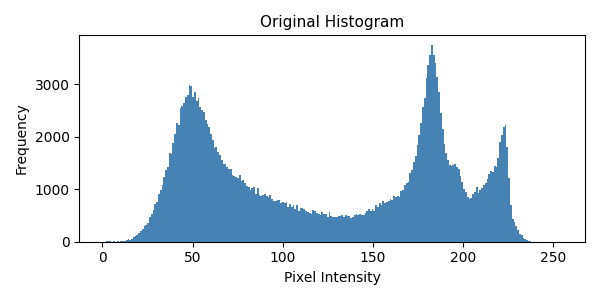
#> input picture results/result_1/original_hist.png, 600 x 300 px
$ python encrypt.py
#> lines starting #> are read from the running program, lines starting #| are printed output that depends on the picture
### core/crypto/ecc_ops.py
"""
Elliptic Curve operations over NIST P-256.

Uses:
  • Jacobian projective coordinates  — eliminates expensive modular inverses
                                       during point addition/doubling
  • 4-bit sliding window scalar mult  — ~3x faster than binary double-and-add

y² = x³ + ax + b  (mod p)

Security: based on the Elliptic Curve Discrete Logarithm Problem (ECDLP).
Key generation: K = k·G  where k = private key, G = base point, K = public key.

Note: BrainpoolP512r1 is ~4–6× slower than P-256 in pure Python (larger field).
      P-256 is used here for practical speed while retaining strong security.
      To use BrainpoolP512r1 replace the curve constants below.
"""

# ── NIST P-256 (secp256r1) curve parameters ──────────────────────────────────
p  = 0xFFFFFFFF00000001000000000000000000000000FFFFFFFFFFFFFFFFFFFFFFFF
a  = (-3) % p
b  = 0x5AC635D8AA3A93E7B3EBBD55769886BC651D06B0CC53B0F63BCE3C3E27D2604B
Gx = 0x6B17D1F2E12C4247F8BCE6E563A440F277037D812DEB33A0F4A13945D898C296
Gy = 0x4FE342E2FE1A7F9B8EE7EB4A7C0F9E162BCE33576B315ECECBB6406837BF51F5
n  = 0xFFFFFFFF00000000FFFFFFFFFFFFFFFFBCE6FAADA7179E84F3B9CAC2FC632551   # group order
G  = (Gx, Gy)


# ── Jacobian point arithmetic ─────────────────────────────────────────────────

def _pdbl(P):
    """Point doubling in Jacobian coordinates."""
    if P is None:
        return None
    X1, Y1, Z1 = P
    if Y1 == 0:
        return None
    Y1sq = Y1 * Y1 % p
    S     = 4 * X1 * Y1sq % p
    M     = (3 * X1 * X1 + a * pow(Z1, 4, p)) % p
    X3    = (M * M - 2 * S) % p
    Y3    = (M * (S - X3) - 8 * Y1sq * Y1sq) % p
    Z3    = 2 * Y1 * Z1 % p
    return (X3, Y3, Z3)


def _padd(P, Q):
    """Point addition in Jacobian coordinates."""
    if P is None: return Q
    if Q is None: return P
    X1, Y1, Z1 = P
    X2, Y2, Z2 = Q
    Z1s = Z1 * Z1 % p;  Z2s = Z2 * Z2 % p
    U1  = X1 * Z2s % p; U2  = X2 * Z1s % p
    S1  = Y1 * Z2s * Z2 % p
    S2  = Y2 * Z1s * Z1 % p
    H   = (U2 - U1) % p
    R   = (S2 - S1) % p
    if H == 0:
        return _pdbl(P) if R == 0 else None
    H2  = H * H % p;   H3 = H * H2 % p
    X3  = (R * R - H3 - 2 * U1 * H2) % p
    Y3  = (R * (U1 * H2 - X3) - S1 * H3) % p
    Z3  = H * Z1 % p * Z2 % p
    return (X3, Y3, Z3)


def _to_affine(P):
    """Convert Jacobian (X:Y:Z) → affine (x, y)."""
    if P is None:
        return None
    X, Y, Z = P
    Zi  = pow(Z, -1, p)
    Zi2 = Zi * Zi % p
    return (X * Zi2 % p, Y * Zi2 * Zi % p)


# ── Windowed scalar multiplication (w=4) ─────────────────────────────────────

_W = 4  # window width — 4 gives best speed/precomputation tradeoff

def _precompute_table(affine_point):
    """
    Precompute odd multiples 1·P, 3·P, 5·P … (2^(w-1)-1)·P in Jacobian form.
    Used by windowed scalar multiplication.
    """
    size  = 1 << (_W - 1)           # 8 entries for w=4
    table = [None] * size
    JP    = (affine_point[0], affine_point[1], 1)
    table[0] = JP
    P2    = _pdbl(JP)               # 2P
    for i in range(1, size):
        table[i] = _padd(table[i - 1], P2)
    return table


def scalar_mult(k, affine_point, _table=None):
    """
    Compute k·P using 4-bit sliding window over Jacobian coords.
    Returns affine (x, y).
    """
    if k == 0:
        return None
    k = k % n
    if _table is None:
        _table = _precompute_table(affine_point)

    R     = None
    bits  = k.bit_length()
    i     = bits - 1

    while i >= 0:
        R = _pdbl(R)
        # extract 4-bit window starting at bit i
        shift   = max(i - _W + 1, 0)
        window  = (k >> shift) & ((1 << _W) - 1)
        if window:
            idx = window >> 1          # index into odd multiples
            if idx < len(_table):
                R = _padd(R, _table[idx])
            i -= _W
        else:
            i -= 1

    return _to_affine(R)


# ── Key generation ────────────────────────────────────────────────────────────

def generate_keys():
    """
    Generate ECC key pair.
      private_key k  ∈ [1, n-1]
      public_key  K  = k·G  (affine point)
    Returns (private_key, public_key, public_table)
    where public_table is the precomputed window table for the public key.
    """
    import random
    k = random.randrange(1, n - 1)
    K = scalar_mult(k, G)
    # Precompute window table for the public key — reused across all pixel encryptions
    pub_table = _precompute_table(K)
    return k, K, pub_table

### core/crypto/ecc_elgamal.py
"""
ECC ElGamal per-pixel encryption.

For each pixel M (0–255):
  1. Choose random r ∈ [1, n-1]
  2. C1 = r·G
  3. S  = r·PublicKey
  4. C2 = (M + S.x) mod 256

Ciphertext per pixel: (C1, C2)

Decryption:
  1. S  = PrivateKey · C1   →  S = k·r·G = r·(k·G) = r·PublicKey ✓
  2. M  = (C2 - S.x) mod 256

Security: breaking this requires solving the ECDLP (find k from k·G).
"""

import os
import random
import numpy as np
import multiprocessing as mp

from core.crypto.ecc_ops import (
    G, n, generate_keys,
    scalar_mult, _precompute_table
)

# ── Worker (must be at module level for multiprocessing pickle) ───────────────

_G_TABLE = None   # cached in each worker process

def _worker_init(g_table_data):
    """Called once per worker process to cache the G table."""
    global _G_TABLE
    _G_TABLE = g_table_data


def _encrypt_chunk(args):
    """
    Encrypt a flat chunk of pixel values.
    args = (pixels_flat, pub_key_affine, pub_table_data)
    Returns (enc_visual_flat, c1x_flat, c1y_flat, c2_flat)
    """
    pixels, pub_key, pub_table = args
    rng = random.SystemRandom()

    enc_vis = np.empty(len(pixels), dtype=np.uint8)
    c1x_arr = np.empty(len(pixels), dtype=object)
    c1y_arr = np.empty(len(pixels), dtype=object)
    c2_arr  = np.empty(len(pixels), dtype=object)

    for i, M in enumerate(pixels):
        r   = rng.randrange(1, n - 1)
        C1  = scalar_mult(r, G, _G_TABLE)
        S   = scalar_mult(r, pub_key, pub_table)
        C2  = (int(M) + S[0]) % n
        c1x_arr[i] = C1[0]
        c1y_arr[i] = C1[1]
        c2_arr[i]  = C2
        enc_vis[i] = C2 % 256

    return enc_vis, c1x_arr, c1y_arr, c2_arr


# [17 lines left out: function _decrypt_chunk, not called in this run]


# ── Public API ────────────────────────────────────────────────────────────────

def ecc_encrypt_image(image: np.ndarray, pub_key, pub_table,
                      n_workers: int = None):
    """
    ECC ElGamal encrypt every pixel in parallel.

    Returns:
      enc_visual  — uint8 image (C2 % 256) for saving / analysis
      ecc_store   — dict with c1x, c1y, c2 arrays needed for decryption
    """
    if n_workers is None:
        n_workers = max(1, mp.cpu_count())

    flat   = image.flatten().tolist()
    total  = len(flat)
    chunk  = max(1, total // n_workers)
    chunks = [flat[i:i+chunk] for i in range(0, total, chunk)]

    # Precompute G table once and share (serialised via pickle)
    g_table = _precompute_table(G)
    args    = [(c, pub_key, pub_table) for c in chunks]

    with mp.Pool(n_workers,
                 initializer=_worker_init,
                 initargs=(g_table,)) as pool:
        results = pool.map(_encrypt_chunk, args)

    # Reassemble
    enc_vis_parts = [r[0] for r in results]
    c1x_parts     = [r[1] for r in results]
    c1y_parts     = [r[2] for r in results]
    c2_parts      = [r[3] for r in results]

    enc_visual = np.concatenate(enc_vis_parts).reshape(image.shape)
    c1x = np.concatenate(c1x_parts)
    c1y = np.concatenate(c1y_parts)
    c2  = np.concatenate(c2_parts)

    ecc_store = {'c1x': c1x, 'c1y': c1y, 'c2': c2, 'shape': image.shape}
    return enc_visual, ecc_store


# [25 lines left out: function ecc_decrypt_image, not called in this run]

### core/chaos/lorenz_fast.py
"""
Lorenz Chaotic Map — Confusion layer.

  dx/dt = sigma*(y - x)
  dy/dt = x*(rho - z) - y
  dz/dt = x*y - beta*z

Standard parameters: sigma=10, rho=28, beta=2.66
"""
import numpy as np

try:
    from numba import njit

    @njit(fastmath=True, cache=True)
    def lorenz_sequence(n, x0, y0, z0,
                        sigma=10.0, rho=28.0, beta=2.66,
                        dt=0.01, warmup=1000):
        out = np.empty(n, dtype=np.float64)
        x, y, z = x0, y0, z0
        for _ in range(warmup):
            dx = sigma*(y-x); dy = x*(rho-z)-y; dz = x*y-beta*z
            x += dx*dt; y += dy*dt; z += dz*dt
        for i in range(n):
            dx = sigma*(y-x); dy = x*(rho-z)-y; dz = x*y-beta*z
            x += dx*dt; y += dy*dt; z += dz*dt
            out[i] = x
        return out

except ImportError:
    # [13 lines left out: function lorenz_sequence, not called in this run]


def permutation_from_lorenz(n, x0=0.1, y0=0.2, z0=0.3):
    """
    Generate a pixel permutation of length n using the Lorenz attractor.
    Steps:
      1. Generate Lorenz sequence of length n
      2. argsort → unique permutation p such that seq[p] is sorted
      3. A'[i] = A[p[i]]  shuffles pixel positions
    """
    seq = lorenz_sequence(n, x0, y0, z0)
    return np.argsort(seq)   # shape (n,), dtype int64

### core/chaos/lpwlcm_fast.py
"""
Hybrid LPWLCM (Logistic-Piecewise Linear Chaotic Map) — Diffusion layer.

      ⎧  r·x·(1−x)       if x < 0.5
f =   ⎨  x / p           if 0.5 ≤ x < p        (NOTE: p must be > 0.5 for this branch to be reachable)
      ⎩  (1−x) / (1−p)   if x ≥ p

This combines:
  • Logistic map nonlinearity  (x < 0.5)
  • PWLCM diffusion strength   (x ≥ 0.5)

Parameters:
  r = 3.99  (logistic, chaotic regime: 3.57 ≤ r ≤ 4)
  p = 0.7   (must be > 0.5 so the second branch is reachable)
"""
import numpy as np

try:
    from numba import njit

    @njit(fastmath=True, cache=True)
    def lpwlcm_sequence(n, x0, r=3.99, p=0.7, warmup=500):
        out = np.empty(n, dtype=np.float64)
        x = x0
        for _ in range(warmup):
            if x < 0.5:
                x = r * x * (1.0 - x)
            elif x < p:
                x = x / p
            else:
                x = (1.0 - x) / (1.0 - p)
        for i in range(n):
            if x < 0.5:
                x = r * x * (1.0 - x)
            elif x < p:
                x = x / p
            else:
                x = (1.0 - x) / (1.0 - p)
            out[i] = x
        return out

except ImportError:
    # [19 lines left out: function lpwlcm_sequence, not called in this run]


def xor_mask_from_lpwlcm(shape, x0, r=3.99, p=0.7):
    """
    Generate a uint8 XOR mask using the hybrid LPWLCM.
    Each value in [0,1] is scaled to [0,255].
    """
    n = shape[0] * shape[1]
    seq = lpwlcm_sequence(n, x0, r, p)
    return (seq * 255).astype(np.uint8).reshape(shape)

### encrypt.py
"""
Image Encryption Tool
======================
Full pipeline:

  Plain Image
      ↓
  Phase 1 — Confusion  (Lorenz chaotic permutation)
      ↓
  Phase 2 — Diffusion  (Hybrid LPWLCM XOR)
      ↓
  Phase 3 — ECC Encryption  (ElGamal per-pixel, NIST P-256, parallel)
      ↓
  Phase 4 — Genetic Algorithm Optimization  (minimize correlation)
      ↓
  Final Cipher Image
      ↓
  Security Analysis Report  (entropy, correlation, NPCR, UACI, PSNR)

Usage:
    python encrypt.py
"""

import os
import sys
import time
import multiprocessing as mp
import numpy as np
import cv2

# Ensure project root is on path when run directly
sys.path.insert(0, os.path.dirname(os.path.abspath(__file__)))

from core.chaos.lorenz_fast   import permutation_from_lorenz
from core.chaos.lpwlcm_fast   import xor_mask_from_lpwlcm
from core.crypto.ecc_ops      import generate_keys
from core.crypto.ecc_elgamal  import ecc_encrypt_image, ecc_decrypt_image
from core.optimization.genetic import genetic_optimize
from analysis.report          import generate_report


# ─────────────────────────────────────────────────────────────────────────────
#  I/O helpers
# ─────────────────────────────────────────────────────────────────────────────

def _ask_image() -> tuple:
    """Prompt user for a valid grayscale image path."""
    while True:
        path = input("\nEnter path to the image you want to encrypt: ").strip()
        if not os.path.isfile(path):
            print(f"  [!] File not found: {path}")
            continue
        img = cv2.imread(path, cv2.IMREAD_GRAYSCALE)
        if img is None:
            print(f"  [!] Could not read image (must be a valid image file).")
            continue
        return path, img


def _next_result_dir(base: str = "results") -> str:
    """Auto-increment: results/result_1, result_2, …"""
    os.makedirs(base, exist_ok=True)
    i = 1
    while os.path.exists(os.path.join(base, f"result_{i}")):
        i += 1
    d = os.path.join(base, f"result_{i}")
    os.makedirs(d)
    return d


def _banner(text: str):
    print(f"\n  {'─'*48}")
    print(f"  {text}")
    print(f"  {'─'*48}")


# ─────────────────────────────────────────────────────────────────────────────
#  Phase 1 — Confusion (Lorenz)
# ─────────────────────────────────────────────────────────────────────────────

def phase1_confusion(image: np.ndarray, x0=0.1, y0=0.2, z0=0.3):
    """
    Convert image → 1-D array → permute pixel positions via Lorenz sequence
    → reshape back to 2-D.

      A'[i] = A[p_i]   where p = argsort(Lorenz_sequence)
    """
    flat = image.flatten()
    perm = permutation_from_lorenz(len(flat), x0, y0, z0)
    confused = flat[perm].reshape(image.shape)
    return confused, perm


def phase1_inv(confused: np.ndarray, perm: np.ndarray) -> np.ndarray:
    flat = confused.flatten()
    inv  = np.empty_like(flat)
    inv[perm] = flat
    return inv.reshape(confused.shape)


# ─────────────────────────────────────────────────────────────────────────────
#  Phase 2 — Diffusion (Hybrid LPWLCM)
# ─────────────────────────────────────────────────────────────────────────────

def phase2_diffusion(image: np.ndarray, x0=0.3):
    """
    I_d(i,j) = I_c(i,j) ⊕ S(i,j)
    where S is generated by the hybrid LPWLCM map.
    """
    mask    = xor_mask_from_lpwlcm(image.shape, x0)
    diffused = np.bitwise_xor(image, mask)
    return diffused, mask


def phase2_inv(diffused: np.ndarray, mask: np.ndarray) -> np.ndarray:
    """XOR is its own inverse."""
    return np.bitwise_xor(diffused, mask)


# ─────────────────────────────────────────────────────────────────────────────
#  Phase 3 — ECC Encryption (per-pixel ElGamal)
# ─────────────────────────────────────────────────────────────────────────────
#  For each pixel M:
#    r  ← random in [1, n-1]
#    C1 = r·G
#    S  = r·PublicKey
#    C2 = (M + S.x) mod n
#
#  Decryption:
#    S  = PrivateKey · C1
#    M  = (C2 − S.x) mod n  &  0xFF


# ─────────────────────────────────────────────────────────────────────────────
#  Phase 4 — Genetic Algorithm Optimization
# ─────────────────────────────────────────────────────────────────────────────
#  Minimizes inter-pixel correlation coefficient of the cipher image.
#  Population: 64, Generations: 100, Elite: top 10%


# ─────────────────────────────────────────────────────────────────────────────
#  Main pipeline
# ─────────────────────────────────────────────────────────────────────────────

def main():
    print("=" * 52)
    print("  Image Encryption Tool")
    print("  Lorenz → LPWLCM → ECC → Genetic Algorithm")
    print("=" * 52)

    # ── Setup ────────────────────────────────────────────────────────────────
    image_path, original = _ask_image()
#> the answer given: results/result_1/original_hist.png
#> in _ask_image, `img = cv2.imread(path, cv2.IMREAD_GRAYSCALE)`:
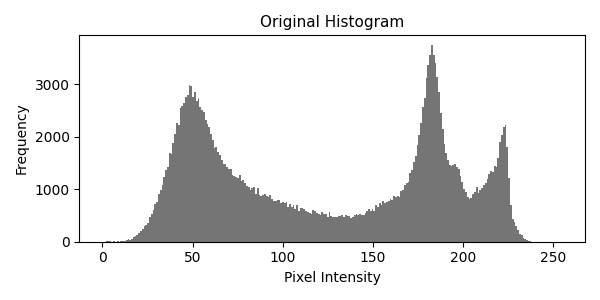
#> img: shape (300, 600); min 0, max 255, mean 231.1
#> image_path = 'results/result_1/original_hist.png'
    base_name  = os.path.splitext(os.path.basename(image_path))[0]
    result_dir = _next_result_dir("results")
    n_cpu      = max(1, mp.cpu_count())

    h, w = original.shape
#> h = 300; w = 600
    print(f"\n  Image      : {image_path}  ({w}×{h} px, {w*h:,} pixels)")
#|   Image      : results/result_1/original_hist.png  (600×300 px, 180,000 pixels)
    print(f"  Results    : {result_dir}/")
    print(f"  CPU cores  : {n_cpu}")

    timing = {}

    # ── ECC key generation ───────────────────────────────────────────────────
    _banner("Key Generation (NIST P-256)")
    t0 = time.perf_counter()
    private_key, public_key, pub_table = generate_keys()
    timing["Key generation"] = time.perf_counter() - t0
    print(f"  Private key and public key generated in {timing['Key generation']:.4f}s")

    # ── Phase 1: Confusion ───────────────────────────────────────────────────
    _banner("Phase 1 — Confusion  (Lorenz chaotic permutation)")
    t0 = time.perf_counter()
    confused, perm = phase1_confusion(original)
#> in phase1_confusion, `confused = flat[perm].reshape(image.shape)`:
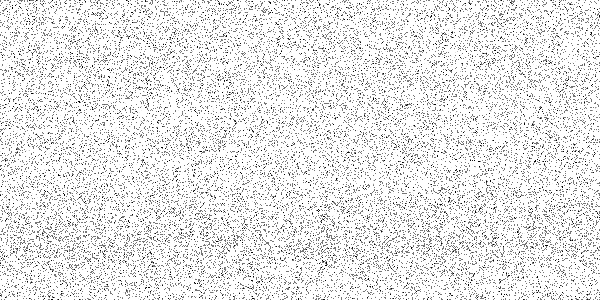
#> confused: shape (300, 600); min 0, max 255, mean 231.1
    timing["Phase 1 — Confusion"] = time.perf_counter() - t0
    cv2.imwrite(os.path.join(result_dir, "phase1_confused.png"), confused)
    print(f"  Pixel positions permuted by Lorenz attractor")
    print(f"  Completed in {timing['Phase 1 — Confusion']:.4f}s")

    # ── Phase 2: Diffusion ───────────────────────────────────────────────────
    _banner("Phase 2 — Diffusion  (Hybrid LPWLCM XOR)")
    t0 = time.perf_counter()
    diffused, xor_mask = phase2_diffusion(confused)
#> in phase2_diffusion, `diffused = np.bitwise_xor(image, mask)`:
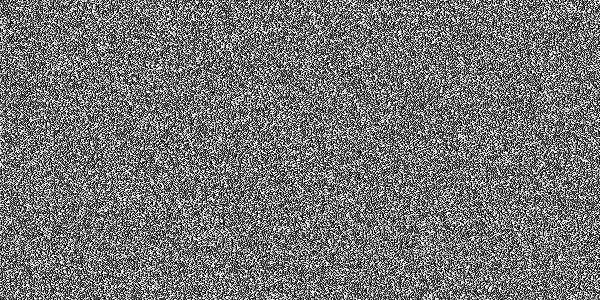
#> diffused: shape (300, 600); min 0, max 255, mean 115.6
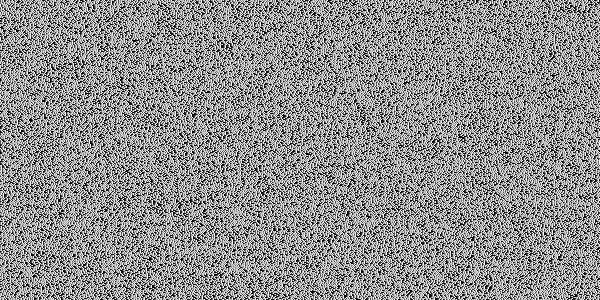
#> xor_mask: shape (300, 600); min 0, max 254, mean 142.8
    timing["Phase 2 — Diffusion"] = time.perf_counter() - t0
    cv2.imwrite(os.path.join(result_dir, "phase2_diffused.png"), diffused)
    print(f"  Pixels XOR-ed with LPWLCM chaotic keystream")
    print(f"  Completed in {timing['Phase 2 — Diffusion']:.4f}s")

    # ── Phase 3: ECC Encryption ──────────────────────────────────────────────
    _banner("Phase 3 — ECC Encryption  (ElGamal per-pixel, parallel)")
    est = w * h * 0.00077 / n_cpu
#> est = 69.3
    print(f"  Encrypting {w*h:,} pixels across {n_cpu} cores")
#|   Encrypting 180,000 pixels across 2 cores
    print(f"  Estimated time: {est:.0f}s  (~{est/60:.1f} min)")
#|   Estimated time: 69s  (~1.2 min)
    t0 = time.perf_counter()
    ecc_visual, ecc_store = ecc_encrypt_image(diffused, public_key,
                                               pub_table, n_cpu)
#> in ecc_encrypt_image, `flat   = image.flatten().tolist()`: flat = 180000 items
#> in ecc_encrypt_image, `total  = len(flat)`: total = 180000
#> in ecc_encrypt_image, `chunk  = max(1, total // n_workers)`: chunk = 90000
#> in ecc_encrypt_image, `chunks = [flat[i:i+chunk] for i in range(0, total, chunk)]`: chunks = 2 items
    timing["Phase 3 — ECC Encryption"] = time.perf_counter() - t0
    cv2.imwrite(os.path.join(result_dir, "phase3_ecc_encrypted.png"), ecc_visual)
    print(f"  Completed in {timing['Phase 3 — ECC Encryption']:.2f}s")

    # ── Phase 4: Genetic Algorithm ───────────────────────────────────────────
    _banner("Phase 4 — Genetic Algorithm Optimization")
    print(f"  Population: 64   Generations: 100   Elite: top 10%")
    t0 = time.perf_counter()
    cipher_final = genetic_optimize(ecc_visual,
                                    population_size=64,
                                    generations=100)
    timing["Phase 4 — GA Optimization"] = time.perf_counter() - t0
    enc_path = os.path.join(result_dir, f"{base_name}_encrypted.png")
    cv2.imwrite(enc_path, cipher_final)
    print(f"  Best individual selected (min correlation)")
    print(f"  Completed in {timing['Phase 4 — GA Optimization']:.2f}s")

    # ── Decryption (verification) ────────────────────────────────────────────
    _banner("Decryption (verification)")
    print(f"  Reversing ECC → LPWLCM → Lorenz across {n_cpu} cores …")
    t0 = time.perf_counter()
    # Decryption uses the ECC-encrypted image (phase3), not the GA-optimised one,
    # because GA applies an additional permutation layer without an inverse key.
    # In a real deployment, the GA mask would be stored alongside the ciphertext.
    recovered_ecc = ecc_decrypt_image(ecc_store, private_key, n_cpu)
    recovered_xor = phase2_inv(recovered_ecc, xor_mask)
    decrypted     = phase1_inv(recovered_xor, perm)
    timing["Decryption"] = time.perf_counter() - t0
    dec_path = os.path.join(result_dir, f"{base_name}_decrypted.png")
    cv2.imwrite(dec_path, decrypted)
    match = np.array_equal(original, decrypted)
    print(f"  Decryption completed in {timing['Decryption']:.2f}s")
    print(f"  Pixel-perfect reconstruction: {'✓ YES' if match else '✗ NO'}")

    # ── Security analysis ────────────────────────────────────────────────────
    _banner("Security Analysis")
    generate_report(image_path, enc_path, dec_path, result_dir, timing)

    # ── Summary ──────────────────────────────────────────────────────────────
    total = sum(timing.values())
    print(f"\n  {'─'*48}")
    print(f"  Total time  : {total:.2f}s")
    print(f"  Results     : {result_dir}/")
    print(f"  {'─'*48}")
    print()


if __name__ == "__main__":
    # Required for multiprocessing on macOS / Windows
    mp.set_start_method("spawn", force=True)
#> (the run stopped early here; a loop or call above may not have finished)
